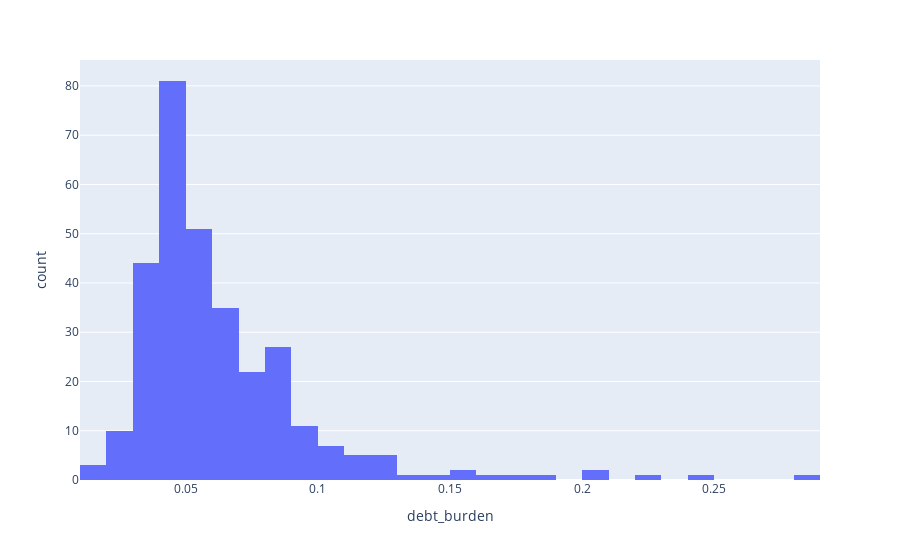

The code cell stored with this chart in its notebook:
### Code cell
px.histogram(
    dfx,
    x="debt_burden"
)

### Figure 1 — Plotly figure (JSON) as saved in the notebook; plotly's stock layout.template omitted (floating-point values rounded to 4 significant figures; data arrays with more than 128 entries replaced by an {"elided": "..."} marker saying what was removed)
{"data": [{"bingroup": "x", "hovertemplate": "debt_burden=%{x}<br>count=%{y}<extra></extra>", "legendgroup": "", "marker": {"color": "#636efa", "pattern": {"shape": ""}}, "name": "", "orientation": "v", "showlegend": false, "type": "histogram", "x": {"elided": "313 float values"}, "xaxis": "x", "yaxis": "y"}], "layout": {"barmode": "relative", "legend": {"tracegroupgap": 0}, "margin": {"t": 60}, "xaxis": {"anchor": "y", "domain": [0, 1], "title": {"text": "debt_burden"}}, "yaxis": {"anchor": "x", "domain": [0, 1], "title": {"text": "count"}}}}
